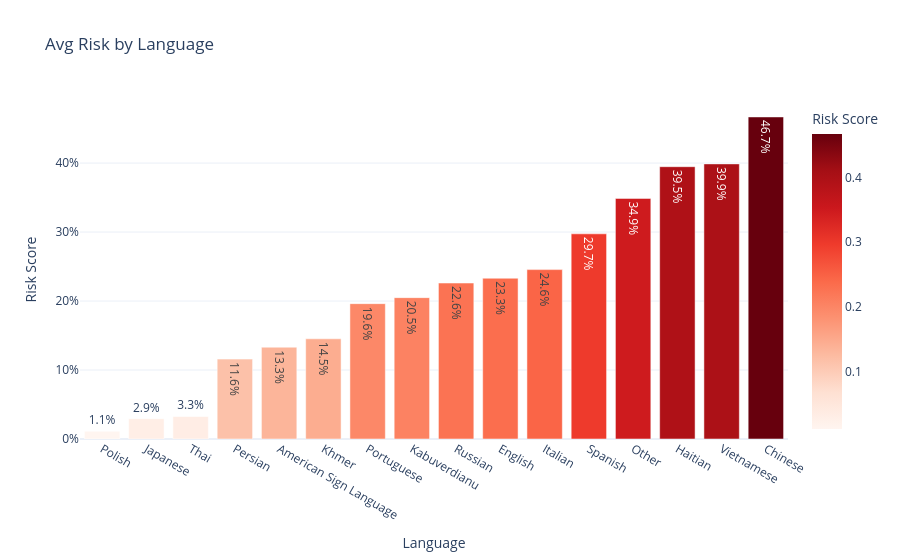

The notebook cell saved with this chart:
### Markdown cell above
### Language Analyse

### Code cell
df_lang_mean = df_analyze.groupby('language')['risk_score'].mean().reset_index()
df_lang_mean = df_lang_mean.sort_values('risk_score', ascending=True)

fig4 = px.bar(
    df_lang_mean, 
    x='language', 
    y='risk_score',
    text_auto='.1%',
    title='Avg Risk by Language',
    labels={'risk_score': 'Risk Score', 'language': 'Language'},
    color='risk_score',
    color_continuous_scale='Reds',
    template="plotly_white"
)
fig4.update_layout(yaxis_tickformat='.0%')
show_and_save(fig4, "risk_by_language")

### Figure 1 — Plotly figure (JSON) as saved in the notebook; plotly's stock layout.template omitted (floating-point values rounded to 4 significant figures)
{"data": [{"hovertemplate": "Language=%{x}<br>Risk Score=%{marker.color}<extra></extra>", "legendgroup": "", "marker": {"color": [0.01125, 0.02944, 0.03265, 0.1158, 0.1331, 0.1453, 0.1962, 0.2049, 0.2261, 0.2331, 0.2456, 0.2974, 0.3488, 0.3948, 0.3988, 0.4669], "coloraxis": "coloraxis", "pattern": {"shape": ""}}, "name": "", "orientation": "v", "showlegend": false, "textposition": "auto", "texttemplate": "%{y:.1%}", "type": "bar", "x": ["Polish", "Japanese", "Thai", "Persian", "American Sign Language", "Khmer", "Portuguese", "Kabuverdianu", "Russian", "English", "Italian", "Spanish", "Other", "Haitian", "Vietnamese", "Chinese"], "xaxis": "x", "y": [0.01125, 0.02944, 0.03265, 0.1158, 0.1331, 0.1453, 0.1962, 0.2049, 0.2261, 0.2331, 0.2456, 0.2974, 0.3488, 0.3948, 0.3988, 0.4669], "yaxis": "y"}], "layout": {"barmode": "relative", "coloraxis": {"colorbar": {"title": {"text": "Risk Score"}}, "colorscale": [[0, "rgb(255,245,240)"], [0.125, "rgb(254,224,210)"], [0.25, "rgb(252,187,161)"], [0.375, "rgb(252,146,114)"], [0.5, "rgb(251,106,74)"], [0.625, "rgb(239,59,44)"], [0.75, "rgb(203,24,29)"], [0.875, "rgb(165,15,21)"], [1, "rgb(103,0,13)"]]}, "legend": {"tracegroupgap": 0}, "title": {"text": "Avg Risk by Language"}, "xaxis": {"anchor": "y", "domain": [0, 1], "title": {"text": "Language"}}, "yaxis": {"anchor": "x", "domain": [0, 1], "tickformat": ".0%", "title": {"text": "Risk Score"}}}}
